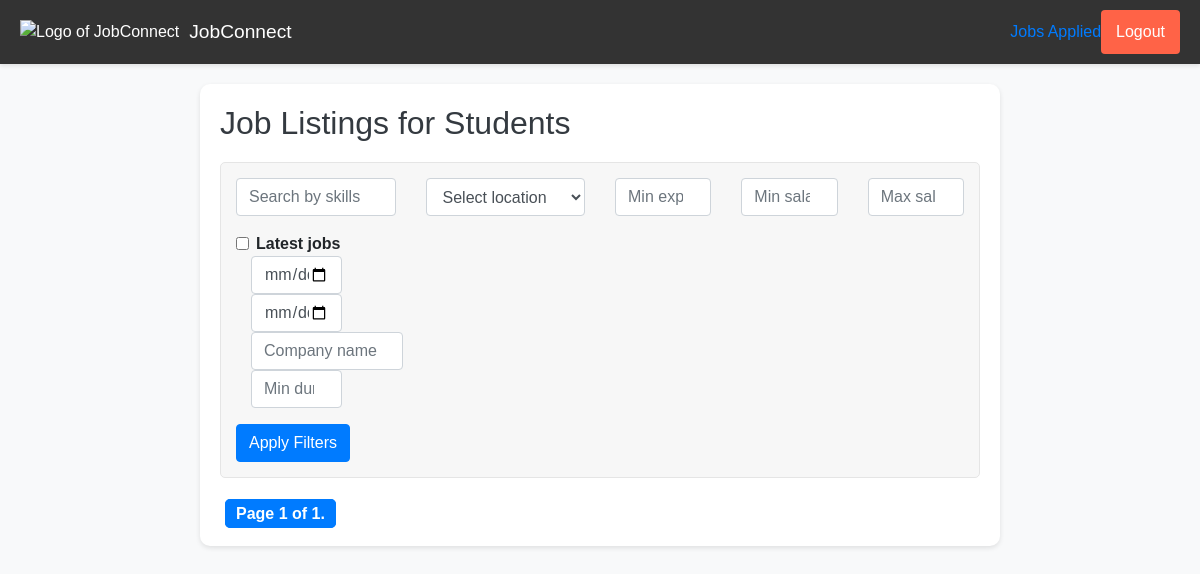
The app's page /student_jobs/, older data.
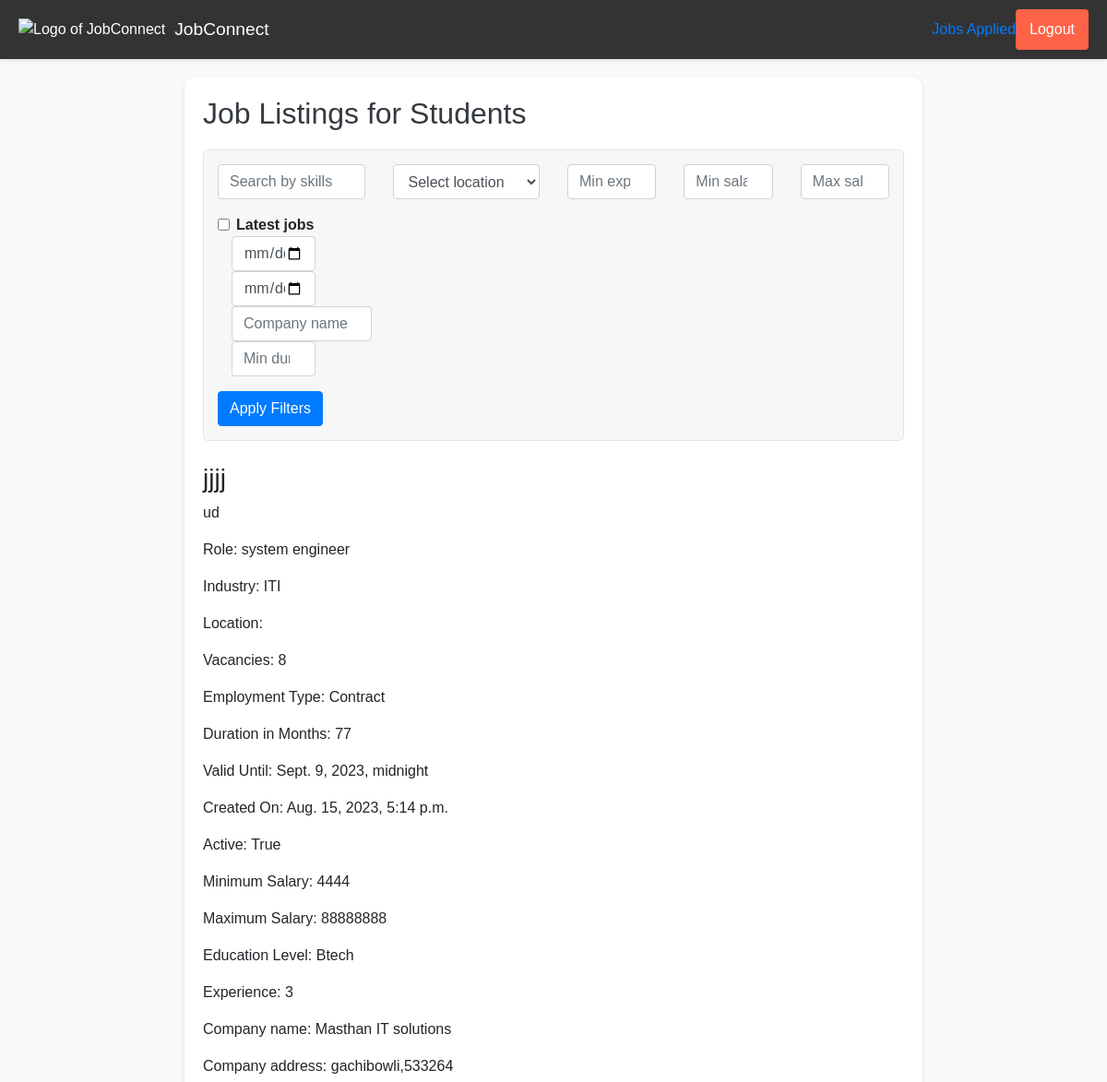
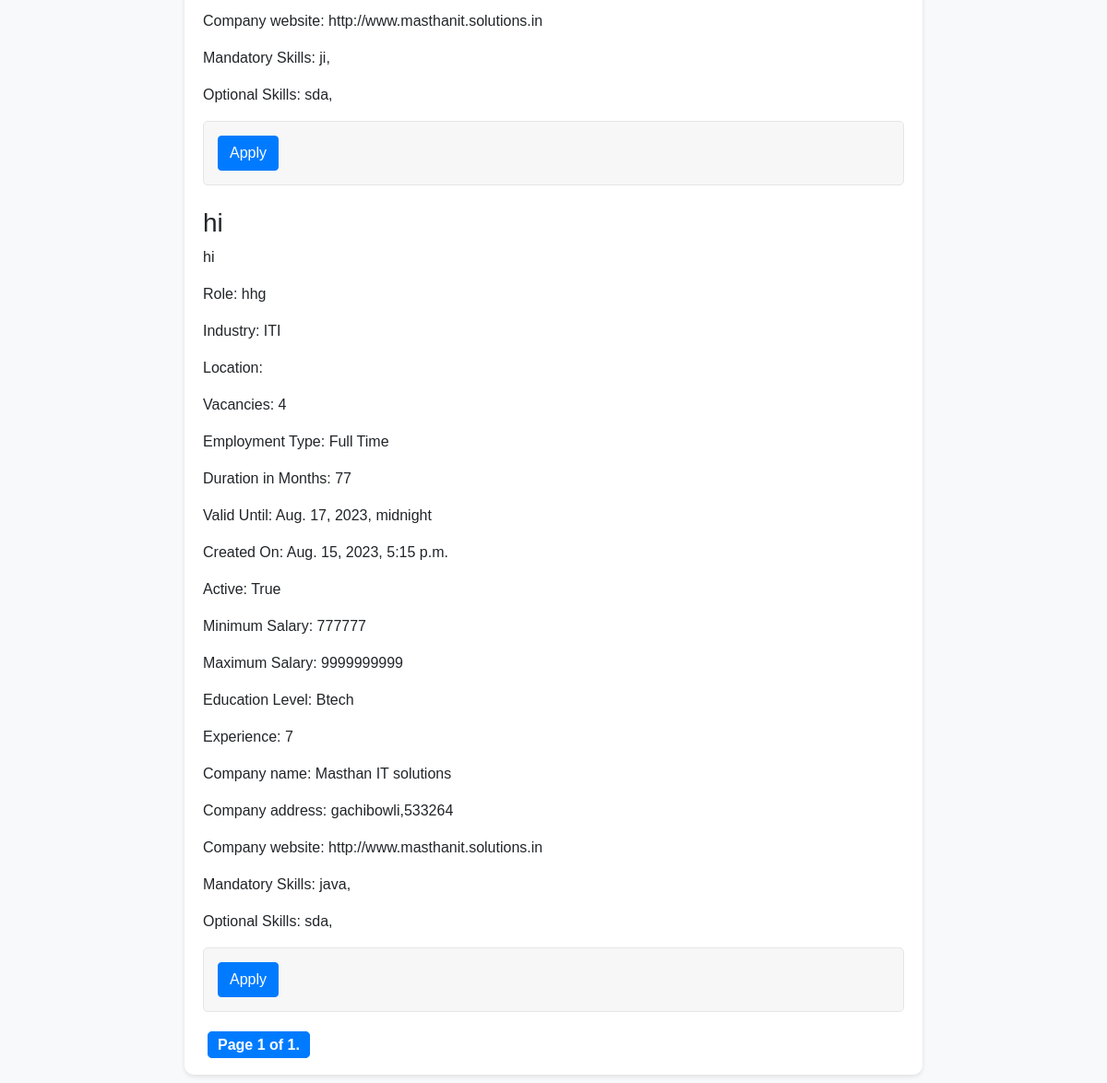
The same page, newer data (2 pictures, top to bottom).
### carrers/models.py (models this page shows, shortened)
class Job(models.Model):
    EMPLOYMENT_TYPES=[
        ('full_time','Full Time'),
        ('part_time','Part Time'),
        ('contract','Contract'),
    ]
    title = models.CharField(max_length=255)
    description = models.TextField()
    role = models.CharField(max_length=255)
    industry_type = models.CharField(max_length=255)
    location = models.ForeignKey('JobLocation', on_delete=models.CASCADE)
    no_of_openings = models.PositiveSmallIntegerField()
    employment_type = models.CharField(max_length=50,choices=EMPLOYMENT_TYPES)
    duration_in_months = models.PositiveSmallIntegerField(null=True, blank=True)
    created_on = models.DateTimeField(auto_now_add=True)
    valid_until = models.DateTimeField()
    is_active = models.BooleanField(default=True)
    salary_visible = models.BooleanField(default=False)
    min_salary = models.PositiveSmallIntegerField(null=True, blank=True)
    max_salary = models.PositiveSmallIntegerField(null=True, blank=True)
    education_level = models.CharField(max_length=255)
    years_of_experience = models.PositiveSmallIntegerField()
    skills_mandatory = models.ManyToManyField(Skill, related_name='mandatory_jobs')
    skills_optional = models.ManyToManyField(Skill, related_name='optional_jobs')
    company_info = models.ForeignKey(Company, on_delete=models.CASCADE,default=1)
    students_applied=models.ManyToManyField(User,related_name='applied_jobs',blank=True)

class Company(models.Model):
    company_name = models.CharField(max_length=255)
    address = models.TextField(null=True)
    website = models.URLField(null=True)
    user = models.ForeignKey(User, on_delete=models.CASCADE, default=1)  # Example default value

class Skill(models.Model):
    name=models.CharField(max_length=20)

### carrers/views.py (the view)
# urls.py: path('student_jobs/', StudentJobListView.as_view(), name='student_jobs'),
class StudentJobListView(ListView):
    model = Job
    template_name = 'carrers/student_jobs.html'
    context_object_name = 'job_listings'
    paginate_by=10
    def get_queryset(self):
        queryset=super().get_queryset()
        location = self.request.GET.get('location')
        skills = self.request.GET.get('skills')
        experience = self.request.GET.get('experience')
        min_salary = self.request.GET.get('min_salary')
        max_salary = self.request.GET.get('max_salary')
        role=self.request.GET.get('role')
        created_on = self.request.GET.get('created_on')
        valid_until_str = self.request.GET.get('valid_until')
        company_name = self.request.GET.get('company_name')
        duration_in_months = self.request.GET.get('duration_in_months')
        if location:
            queryset = queryset.filter(location__name=location)
        if skills:
            queryset = queryset.filter(Q(title__icontains=skills) | Q(description__icontains=skills))
        if experience:
            queryset = queryset.filter(years_of_experience__gte=experience)
        if min_salary:
            queryset = queryset.filter(min_salary__gte=min_salary)
        if max_salary:
            queryset = queryset.filter(max_salary__lte=max_salary)
        if role:
            queryset=queryset.filter(role=role)
        if created_on:
            created_on = timezone.make_aware(datetime.strptime(created_on, '%Y-%m-%d'))
            queryset = queryset.filter(created_on__date=created_on.date())
        if valid_until_str:
            valid_until = timezone.make_aware(datetime.strptime(valid_until_str, '%Y-%m-%d'))
            queryset = queryset.filter(valid_until__gte=valid_until)
        if company_name:
            queryset = queryset.filter(company_info__company_name__icontains=company_name)
        if duration_in_months:
            queryset = queryset.filter(duration_in_months__gte=duration_in_months)
        if created_on :
            created_on=timezone.make_aware(datetime.strptime(created_on, '%Y-%m-%d'))
            queryset = queryset.filter(created_on__date=created_on.date())
        if valid_until_str:
            valid_until = datetime.strptime(valid_until_str, '%Y-%m-%d')
            queryset = queryset.filter(valid_until__gte=valid_until)
        if company_name:
            queryset = queryset.filter(company_info__company_name__icontains=company_name)
        if duration_in_months:
            queryset = queryset.filter(duration_in_months__gte=duration_in_months)
        return queryset
    def get_context_data(self, **kwargs):
        context = super().get_context_data(**kwargs)
        context['username'] = self.request.user.username if self.request.user.is_authenticated else None
        jobs = self.get_queryset()  # Get the filtered queryset
        paginator = Paginator(jobs, self.paginate_by)  # Create a Paginator instance
        page_number = self.request.GET.get('page')  # Get the page number from the request
        page_obj = paginator.get_page(page_number)  # Get the page object
        context['page_obj'] = page_obj  # Add the page object to the context
        return context

### carrers/templates/carrers/student_jobs.html (shortened to what the changed rows need)
{% load static %}
<!DOCTYPE html>
<html lang="en">
<head>
    <link href="path_to_bootstrap_css/bootstrap.min.css" rel="stylesheet">
</head>
<body>
    <div class="navbar">
        <div class="navbar-title">
            <h1>JobConnect</h1>
        </div>
    </div>
    <div class="container">
        <h2>Job Listings for Students</h2>
        <ul class="list-unstyled">
            {% for job in page_obj %}
            <li class="mb-4">
                <h3>{{ job.title }}</h3>
                <p>{{ job.description }}</p>
                <p>Role: {{ job.role }}</p>
                <p>Industry: {{ job.industry_type }}</p>
                <p>Location: {{ job.location_name }}</p>
                <p>Vacancies: {{ job.no_of_openings }}</p>
                <p>Employment Type: {{ job.get_employment_type_display }}</p>
                <p>Duration in Months: {{ job.duration_in_months }}</p>
                <p>Valid Until: {{ job.valid_until }}</p>
                <p>Created On: {{ job.created_on }}</p>
                <p>Active: {{ job.is_active }}</p>
                <p>Minimum Salary: {{ job.min_salary }}</p>
                <p>Maximum Salary: {{ job.max_salary }}</p>
                <p>Education Level: {{ job.education_level }}</p>
                <p>Experience: {{ job.years_of_experience }}</p>
                <p>Company name: {{ job.company_info.company_name }}</p>
                <p>Company address: {{ job.company_info.address }}</p>
                <p>Company website: {{ job.company_info.website }}</p>
                <p>Mandatory Skills:
                    {% for skill in job.skills_mandatory.all %}
                        {{ skill.name }},
                    {% endfor %}
                </p>
                <p>Optional Skills:
                    {% for skill in job.skills_optional.all %}
                        {{ skill.name }},
                    {% endfor %}
                </p>
                {% if not job.is_applied_by_student and request.user %}
                        <form method="post" action="{% url 'apply_job' %}">
                            <button type="submit" class="btn btn-primary">Apply</button>
                        </form>
                    {% elif job.is_applied_by_student %}
                        <p>Applied</p>
                    {% endif %}
                </li>
            {% endfor %}
        </ul>
    </div>
</body>
</html>

Row changes from the older to the newer data that the page shows:
added Job: title "jjjj", description "ud", role "system engineer", industry_type "ITI", no_of_openings "8", employment_type "Contract", duration_in_months "77", valid_until "Sept. 9, 2023, midnight", created_on "Aug. 15, 2023, 5:14 p.m.", is_active "True", min_salary "4444", max_salary "88888888", education_level "Btech", years_of_experience "3", company_info.company_name "Masthan IT solutions", company_info.address "gachibowli,533264", company_info.website "http://www.masthanit.solutions.in"
added Skill: name "ji", shown under "jjjj"
added Skill: name "sda"
added Job: title "hi", description "hi", role "hhg", industry_type "ITI", no_of_openings "4", employment_type "Full Time", duration_in_months "77", valid_until "Aug. 17, 2023, midnight", created_on "Aug. 15, 2023, 5:15 p.m.", is_active "True", min_salary "777777", max_salary "9999999999", education_level "Btech", years_of_experience "7", company_info.company_name "Masthan IT solutions", company_info.address "gachibowli,533264", company_info.website "http://www.masthanit.solutions.in"
added Skill: name "java", shown under "hi"
